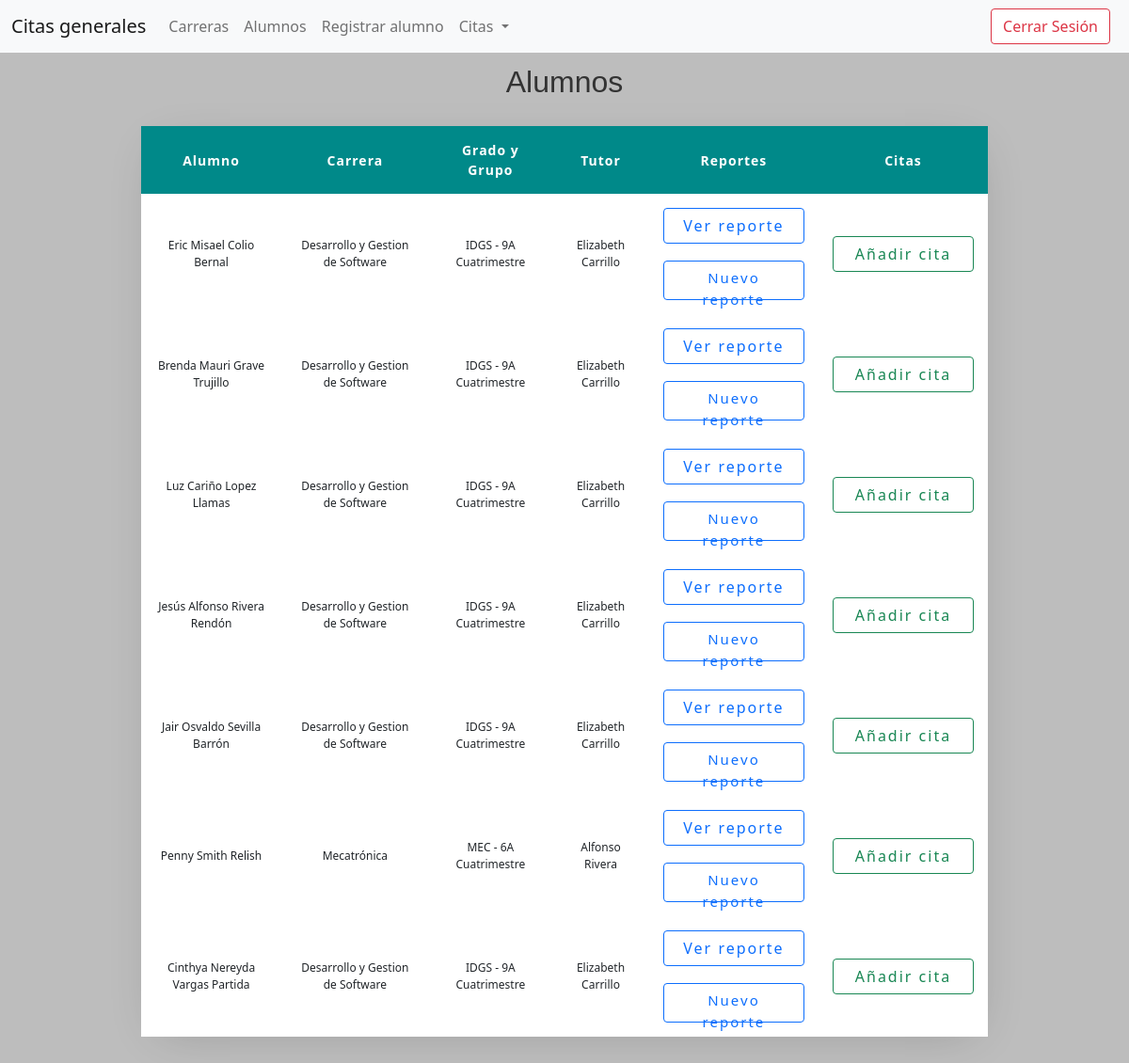
The page /pagina/tutorias/lista_alumno.php (signed in) on the database its author committed.
### tables this page shows
CREATE TABLE `persona` (
  `id` bigint(20) UNSIGNED NOT NULL,
  `nombre` char(50) NOT NULL,
  `a_paterno` char(30) NOT NULL,
  `a_materno` char(30) NOT NULL,
  `edad` int(11) NOT NULL,
  `genero` char(15) NOT NULL,
  `created_at` timestamp NULL DEFAULT NULL,
  `updated_at` timestamp NULL DEFAULT NULL
);

CREATE TABLE `carrera` (
  `id` bigint(20) UNSIGNED NOT NULL,
  `nombre_carrera` char(50) NOT NULL,
  `imagen` varchar(900) NOT NULL,
  `created_at` timestamp NULL DEFAULT NULL,
  `updated_at` timestamp NULL DEFAULT NULL
);

CREATE TABLE `grupo` (
  `id` bigint(20) UNSIGNED NOT NULL,
  `nombre_grupo` char(30) NOT NULL,
  `grado` char(20) NOT NULL,
  `grupo` char(1) NOT NULL,
  `imagen` varchar(900) NOT NULL,
  `fkcarrera` bigint(20) UNSIGNED NOT NULL,
  `created_at` timestamp NULL DEFAULT NULL,
  `updated_at` timestamp NULL DEFAULT NULL
);

CREATE TABLE `tutor` (
  `id` bigint(20) UNSIGNED NOT NULL,
  `nombre_tutor` char(50) NOT NULL,
  `fkgrupo` bigint(20) UNSIGNED NOT NULL,
  `fkpersona` bigint(20) UNSIGNED NOT NULL,
  `created_at` timestamp NULL DEFAULT NULL,
  `updated_at` timestamp NULL DEFAULT NULL
);

### pagina/tutorias/clases/clases.php (called while the page is built, shortened)
<?php
 class Alumno{
 	function __construct(){
		require_once("conexion.php");
		$this->conexion= new Conexion();
	}
	function mostrar(){
		$consulta="SELECT a.id, nombre, a_paterno, a_materno, nombre_carrera, nombre_grupo, grupo, grado, nombre_tutor FROM persona p INNER JOIN alumno a ON p.id=a.fkpersona INNER JOIN grupo g ON g.id=a.fkgrupo INNER JOIN tutor t ON t.fkgrupo=g.id INNER JOIN carrera c on c.id=g.fkcarrera ORDER BY a_paterno ASC";
		$resultado=$this->conexion->returnConsulta($consulta);
		return $resultado;
	}
 }
?>

### pagina/tutorias/clases/conexion.php (called while the page is built, shortened)
<?php
class Conexion extends mysqli{
    function returnConsulta($consulta){
        $datos=$this->query($consulta);
        return $datos;
    }
}
?>

### pagina/tutorias/lista_alumno.php (the view, shortened to what this page needs)
<?php
require_once("clases/clases.php");
$alumno= new Alumno();
$registros=$alumno->mostrar();
?>
<!DOCTYPE html>
<html lang="en">
<head>
    <link rel="stylesheet" href="css/estilo.css">
    <link rel="stylesheet" href="css/bootstrap.css">
</head>
<body>
<nav class="navbar navbar-expand-lg navbar-light bg-light fixed-top">
  <div class="container-fluid">
    <a class="navbar-brand" href="lista_citas.php">Citas generales</a>
    <div class="collapse navbar-collapse" id="navbarSupportedContent">
      <ul class="navbar-nav me-auto mb-2 mb-lg-0">
        <li class="nav-item">
            <a class="nav-link" href="lista_carrera.php">Carreras</a>
        </li>
        <li class="nav-item">
            <a class="nav-link" href="lista_alumnos.php">Alumnos</a>
        </li>
        <li class="nav-item">
            <a class="nav-link" href="formulario_alumno.php">Registrar alumno</a>
        </li>
        <li class="nav-item dropdown">
          <a class="nav-link dropdown-toggle" href="#" id="navbarDropdown" role="button" data-bs-toggle="dropdown" aria-expanded="false">
            Citas
          </a>
        </li>
      </ul>
      <form class="d-flex">
        <a href="cerrar_sesion.php" id="logout" class="form-control me-2 btn-outline-danger">Cerrar Sesión</a>
      </form>
    </div>
  </div>
</nav><br><br>
    <div align="center">
    <h2>Alumnos</h2>
    <table align="center">
        <thead>
            <tr>
                <th>Alumno</th>
                <th>Carrera</th>
                <th>Grado y Grupo</th>
                <th>Tutor</th>
                <th>Reportes</th>
                <th>Citas</th>
            </tr>
        </thead>
        <tbody>
            <?php
                while($fila=mysqli_fetch_array($registros)){
             ?>
            <tr>
                <td><?=$fila['nombre']." ".$fila['a_paterno']." ".$fila['a_materno']; ?></td>
                <td><?=$fila['nombre_carrera']; ?></td>
                <td><?=$fila['nombre_grupo']." - ".$fila['grado'], $fila['grupo']; ?> Cuatrimestre</td>
                <td><?=$fila['nombre_tutor']; ?></td>
                <td><a href=""><button class="btn btn-outline-primary btn-block" id="btn1">Ver reporte</button></a><br><br>
                <a href=""><button class="btn btn-outline-primary btn-block" id="btn1" style="height: 42px; font-size: 15px">Nuevo reporte</button></a></td>
                <td><a href=""><button class="btn btn-outline-success btn-block" id="btn1">Añadir cita</button></a></td>
            </tr>
            <?php
                }
             ?>
        </tbody>
    </table><br><br>
</div>
</body>
</html>

### pagina/tutorias/css/estilo.css (style rules this page uses)
html, body, h1, h2, form, label, header { margin: 0; padding: 0; border: 0; font-size: 100%; vertical-align: baseline; }
html, body { padding: 0; margin: 0; background: #bdbdbd; font-family: 'Raleway', sans-serif; }
table { background-color: white; text-align: center; border-collapse: collapse; width: 75%; box-shadow: 2px 9px 49px -17px rgba(0, 0, 0, 0.2); }
thead { background-color: #008989; color: white; }
th, td { padding: 15px; }
th { border: 1px solid #ddd; font-size: 14px; letter-spacing: 1px; color: white; }
td { font-size: 12px; border: 1px solid #ddd; }
.btn-block { background: #00b4b4; border-radius: 8px; color: #fff; font-size: 11px; padding: 10px 22px; letter-spacing: 2px; cursor: pointer; }
h2 { font-size: 24px; color: #333; letter-spacing: 1px; font-family: 'Raleway', sans-serif; font-weight: 400; margin: 1em 0em .5em 0em; }
h2, h1 { margin: 0; padding: 20px; font-family: 'Relaway', sans-serif; font-weight: 600; letter-spacing: 0px; }
#logout { float: right; text-decoration: none; }
#btn1 { width: 150px; }

### rows shown on the page
persona: nombre "Eric Misael", a_paterno "Colio", a_materno "Bernal", carrera.nombre_carrera "Desarrollo y Gestion de Software", grupo.nombre_grupo "IDGS", grupo.grado "9", grupo.grupo "A", tutor.nombre_tutor "Elizabeth Carrillo"
persona: nombre "Brenda Mauri", a_paterno "Grave", a_materno "Trujillo", carrera.nombre_carrera "Desarrollo y Gestion de Software", grupo.nombre_grupo "IDGS", grupo.grado "9", grupo.grupo "A", tutor.nombre_tutor "Elizabeth Carrillo"
persona: nombre "Luz Cariño", a_paterno "Lopez", a_materno "Llamas", carrera.nombre_carrera "Desarrollo y Gestion de Software", grupo.nombre_grupo "IDGS", grupo.grado "9", grupo.grupo "A", tutor.nombre_tutor "Elizabeth Carrillo"
persona: nombre "Jesús Alfonso", a_paterno "Rivera", a_materno "Rendón", carrera.nombre_carrera "Desarrollo y Gestion de Software", grupo.nombre_grupo "IDGS", grupo.grado "9", grupo.grupo "A", tutor.nombre_tutor "Elizabeth Carrillo"
persona: nombre "Jair Osvaldo", a_paterno "Sevilla", a_materno "Barrón", carrera.nombre_carrera "Desarrollo y Gestion de Software", grupo.nombre_grupo "IDGS", grupo.grado "9", grupo.grupo "A", tutor.nombre_tutor "Elizabeth Carrillo"
persona: nombre "Penny", a_paterno "Smith", a_materno "Relish", carrera.nombre_carrera "Mecatrónica", grupo.nombre_grupo "MEC", grupo.grado "6", grupo.grupo "A", tutor.nombre_tutor "Alfonso Rivera"
persona: nombre "Cinthya Nereyda", a_paterno "Vargas", a_materno "Partida", carrera.nombre_carrera "Desarrollo y Gestion de Software", grupo.nombre_grupo "IDGS", grupo.grado "9", grupo.grupo "A", tutor.nombre_tutor "Elizabeth Carrillo"
